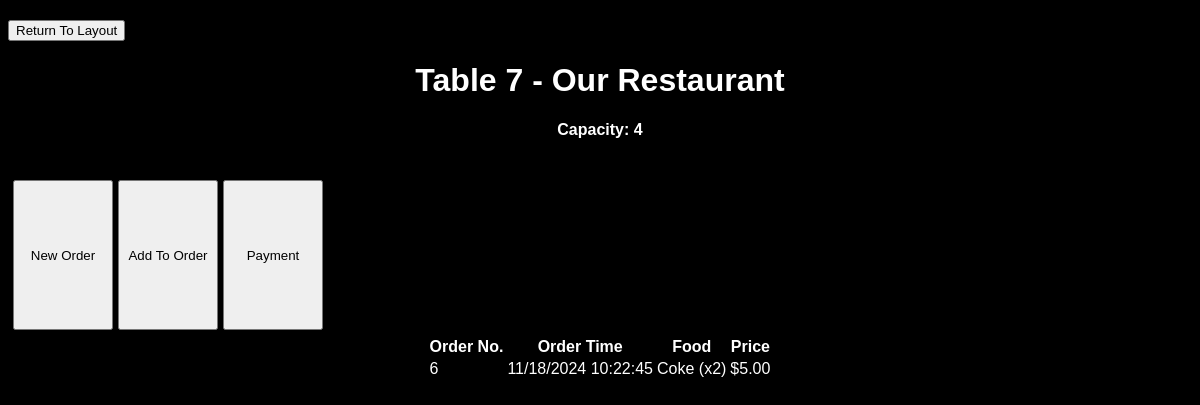
Page /order_manager/7 on the committed database.
### main.py (models this page shows, shortened)
class Table(db.Model):
    table_id = db.Column(db.Integer, primary_key=True, unique=True, nullable=False)
    capacity = db.Column(db.Integer, nullable=False)
    loc = db.Column(db.String(20))

class Order(db.Model):                                                              #* GAD - Removed cust_id from Orders
    order_id = db.Column(db.Integer, primary_key=True, autoincrement=True)          #* GAD - Added auto-increment
    table_id = db.Column(db.Integer, db.ForeignKey("table.table_id"))
    order_time = db.Column(db.DateTime, default = datetime.now(), nullable=False)
    total_cost = db.Column(db.Float, nullable=False)                              #add logic for incrementing later  #? Is this still needed?

### main.py (the view)
@app.route('/order_manager/<int:table_id>', methods=['GET', 'POST'])
def order(table_id):
     table = Table.query.get_or_404(table_id)
     if request.method == 'POST':
        try:
            db.session.commit()
            return redirect(url_for('/order_manager/'))
        except:
               return 'There was an issue opening the layout'
     else:
        orders = (
            db.session.query(
                Order.order_id,
                Order.order_time,
                Order.total_cost,
                db.func.group_concat(MenuItem.name, ", ").label("food_items"),
                db.func.group_concat(OrderItem.quantity, ", ").label("food_quantities")
            )
            .join(OrderItem, Order.order_id == OrderItem.order_id)
            .join(MenuItem, OrderItem.menu_item_id == MenuItem.menu_item_id)
            .filter(Order.table_id == table_id)
            .group_by(Order.order_id)
            .order_by(Order.order_time)
            .all()
        )
        processed_orders = []
        for order in orders:
            food_item_list = (order.food_items).split(',')
            food_quantities_list = (order.food_quantities).replace(' ','').split(',')
            food_items = []
            for i in range(0, len(food_item_list)):
                food_items.append(f"{food_item_list[i]} (x{food_quantities_list[i]})")
            processed_orders.append({
                'order_id': order.order_id,
                'order_time': (order.order_time).strftime("%m/%d/%Y %H:%M:%S"),
                'food_list': '\n'.join(food_items),
                'total_cost': order.total_cost
            })
        return render_template('order_manager.html', table = table, orders = processed_orders)

### templates/order_manager.html (shortened to what this page needs)
{% extends 'base.html' %}
{% block body %}
<div class="content">
    <form action="/" method="get">
        <button>Return To Layout</button>
    </form>
    <h1 style="text-align: center;">Table {{table.table_id}} - {{table.loc}}</h1>
    <h4 style="text-align: center;">Capacity: {{table.capacity}}</h4>
    <div>
        <div class="form-container" align="center">
            <form action="/menu" method="get">
                <button class="smalltable">New Order</button>
            </form>
            <form action="/menu" method="get">
                <button class="smalltable">Add To Order</button>
            </form>
            <form id="payment_button" action="/payment" method="get" onClick="create_url()">
                <button class="smalltable">Payment</button>
            </form>
        </div>
        <table class="table" align="center">
            <tr>
            <th>Order No.</th>
            <th>Order Time</th>
            <th>Food</th>
            <th>Price</th>
            </tr>
            {% for order in orders[::-1] %}
            <tr>
                <td>{{ order.order_id }}</td>
                <td>{{ order.order_time }}</td>
                <td style="white-space: pre-line;">{{ order.food_list }}</td>
                <td>${{ "%.2f"|format(order.total_cost) }}</td>
            </tr>
            {% endfor %}
        </table>
    </div>
</div>
{% endblock %}

### static/css/main.css (style rules this page uses)
body, html { font-family: sans-serif; background-color: black; color: white; }
.smalltable { height: 150px; width: 100px; }
.form-container { display: flex; align-items: left; justify-content: left; gap: 5px; margin: 5px; flex-wrap: nowrap; }
form { align-self: center; margin-top: 20px; }

### rows in the picture
Table: table_id "7", loc "Our Restaurant", capacity "4"
Order: order_id "6", order_time "11/18/2024 10:22:45", food_list "Coke (x2)", total_cost "5.00"
